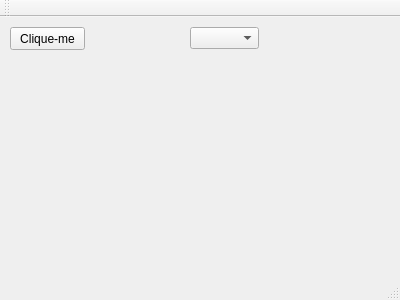
<?xml version="1.0" encoding="UTF-8"?>
<ui version="4.0">
 <class>MainWindow</class>
 <widget class="QMainWindow" name="MainWindow">
  <property name="geometry">
   <rect>
    <x>0</x>
    <y>0</y>
    <width>400</width>
    <height>300</height>
   </rect>
  </property>
  <property name="windowTitle">
   <string>MainWindow</string>
  </property>
  <widget class="QWidget" name="centralWidget">
   <widget class="QPushButton" name="botao">
    <property name="geometry">
     <rect>
      <x>10</x>
      <y>10</y>
      <width>75</width>
      <height>23</height>
     </rect>
    </property>
    <property name="text">
     <string>Clique-me</string>
    </property>
   </widget>
   <widget class="QComboBox" name="comboBox">
    <property name="geometry">
     <rect>
      <x>190</x>
      <y>10</y>
      <width>69</width>
      <height>22</height>
     </rect>
    </property>
   </widget>
  </widget>
  <widget class="QMenuBar" name="menuBar">
   <property name="geometry">
    <rect>
     <x>0</x>
     <y>0</y>
     <width>400</width>
     <height>21</height>
    </rect>
   </property>
  </widget>
  <widget class="QToolBar" name="mainToolBar">
   <attribute name="toolBarArea">
    <enum>TopToolBarArea</enum>
   </attribute>
   <attribute name="toolBarBreak">
    <bool>false</bool>
   </attribute>
  </widget>
  <widget class="QStatusBar" name="statusBar"/>
 </widget>
 <layoutdefault spacing="6" margin="11"/>
 <resources/>
 <connections/>
 <slots>
  <slot>tratador()</slot>
 </slots>
</ui>
